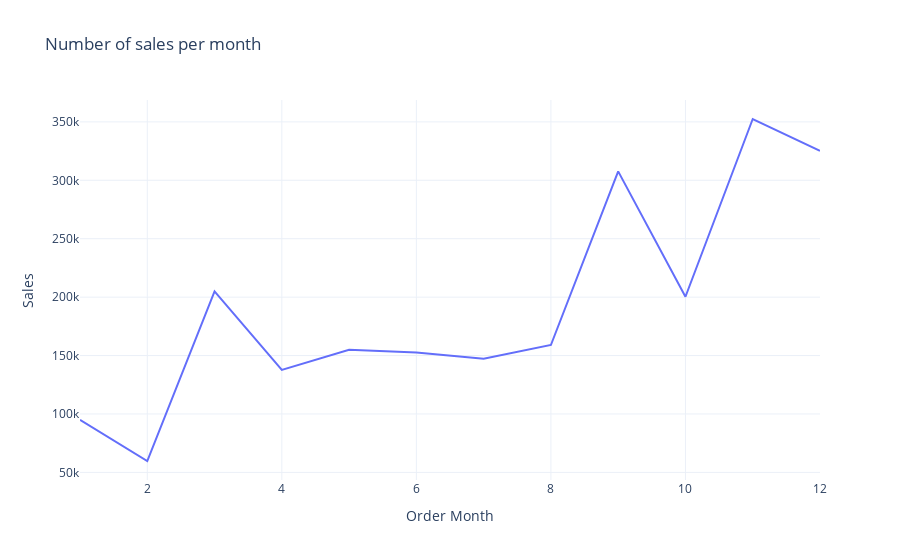
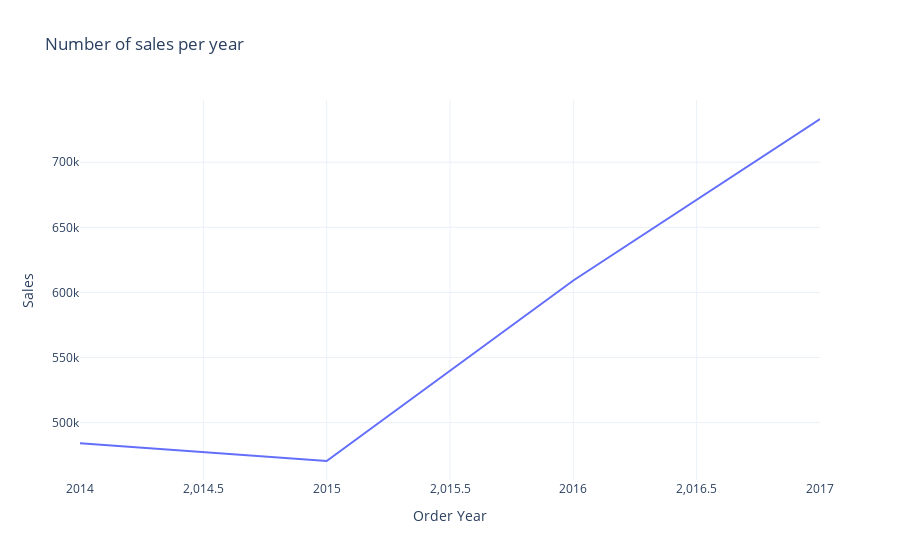
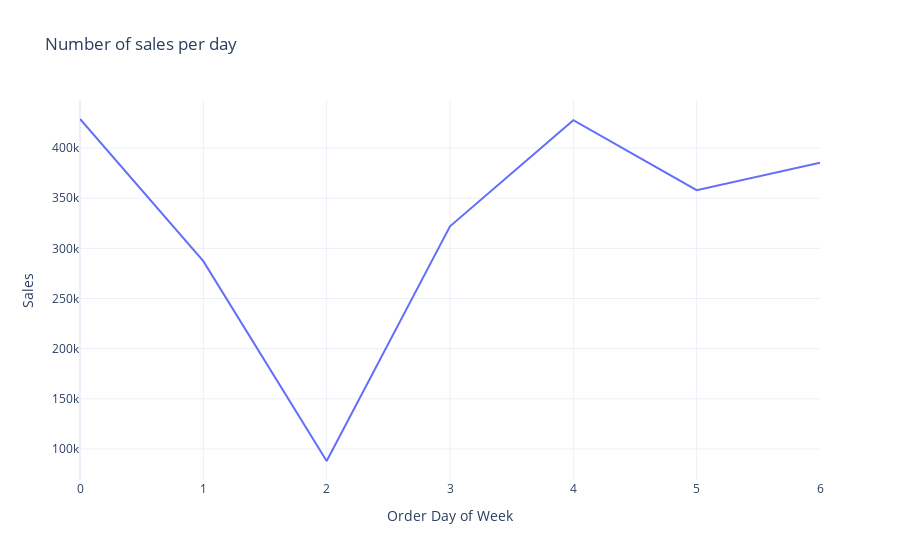

Here is the notebook cell these charts were saved with, in order:
### Markdown cell above
Our data came without any null values, in which we can now bein our analysis.

First, we must take a look at dates over the course of months, days of the month, and days of the week.

### Code cell
store_data['Order Date'] = pd.to_datetime(store_data['Order Date'])
store_data['Ship Date'] = pd.to_datetime(store_data['Ship Date']) 

store_data['Order Month'] = store_data['Order Date'].dt.month 
store_data['Order Year'] = store_data['Order Date'].dt.year
store_data['Order Day of Week'] = store_data['Order Date'].dt.dayofweek

# Create sales by month category and display it over the course of the year
sales_by_month = store_data.groupby('Order Month')['Sales'].sum().reset_index()
sales_by_month_figure = px.line(sales_by_month, x = 'Order Month', y = 'Sales',
                                title = 'Number of sales per month')
sales_by_month_figure.show()

sales_by_year = store_data.groupby('Order Year')['Sales'].sum().reset_index()
sales_by_year_figure = px.line(sales_by_year, x = 'Order Year', y = 'Sales',
                                title = 'Number of sales per year')
sales_by_year_figure.show()

sales_by_day = store_data.groupby('Order Day of Week')['Sales'].sum().reset_index()
sales_by_day_figure = px.line(sales_by_day, x = 'Order Day of Week', y = 'Sales',
                                title = 'Number of sales per day')
sales_by_day_figure.show()

### Figure 1 — Plotly figure (JSON) as saved in the notebook; plotly's stock layout.template omitted (floating-point values rounded to 4 significant figures)
{"data": [{"hovertemplate": "Order Month=%{x}<br>Sales=%{y}<extra></extra>", "legendgroup": "", "line": {"color": "#636efa", "dash": "solid"}, "marker": {"symbol": "circle"}, "mode": "lines", "name": "", "orientation": "v", "showlegend": false, "type": "scatter", "x": [1, 2, 3, 4, 5, 6, 7, 8, 9, 10, 11, 12], "xaxis": "x", "y": [94920.0, 59750.0, 205000.0, 137800.0, 155000.0, 152700.0, 147200.0, 159000.0, 307600.0, 200300.0, 352500.0, 325300.0], "yaxis": "y"}], "layout": {"legend": {"tracegroupgap": 0}, "title": {"text": "Number of sales per month"}, "xaxis": {"anchor": "y", "domain": [0, 1], "title": {"text": "Order Month"}}, "yaxis": {"anchor": "x", "domain": [0, 1], "title": {"text": "Sales"}}}}

### Figure 2 — Plotly figure (JSON) as saved in the notebook; plotly's stock layout.template omitted (floating-point values rounded to 4 significant figures)
{"data": [{"hovertemplate": "Order Year=%{x}<br>Sales=%{y}<extra></extra>", "legendgroup": "", "line": {"color": "#636efa", "dash": "solid"}, "marker": {"symbol": "circle"}, "mode": "lines", "name": "", "orientation": "v", "showlegend": false, "type": "scatter", "x": [2014, 2015, 2016, 2017], "xaxis": "x", "y": [484200.0, 470500.0, 609200.0, 733200.0], "yaxis": "y"}], "layout": {"legend": {"tracegroupgap": 0}, "title": {"text": "Number of sales per year"}, "xaxis": {"anchor": "y", "domain": [0, 1], "title": {"text": "Order Year"}}, "yaxis": {"anchor": "x", "domain": [0, 1], "title": {"text": "Sales"}}}}

### Figure 3 — Plotly figure (JSON) as saved in the notebook; plotly's stock layout.template omitted (floating-point values rounded to 4 significant figures)
{"data": [{"hovertemplate": "Order Day of Week=%{x}<br>Sales=%{y}<extra></extra>", "legendgroup": "", "line": {"color": "#636efa", "dash": "solid"}, "marker": {"symbol": "circle"}, "mode": "lines", "name": "", "orientation": "v", "showlegend": false, "type": "scatter", "x": [0, 1, 2, 3, 4, 5, 6], "xaxis": "x", "y": [428900.0, 287200.0, 88060.0, 322000.0, 427700.0, 358000.0, 385400.0], "yaxis": "y"}], "layout": {"legend": {"tracegroupgap": 0}, "title": {"text": "Number of sales per day"}, "xaxis": {"anchor": "y", "domain": [0, 1], "title": {"text": "Order Day of Week"}}, "yaxis": {"anchor": "x", "domain": [0, 1], "title": {"text": "Sales"}}}}
